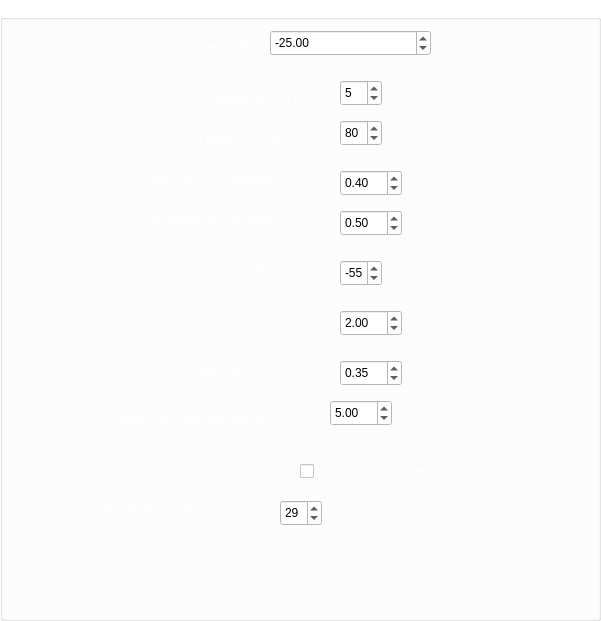
   <widget class="QGroupBox" name="groupBox_2">
    <property name="geometry">
     <rect>
      <x>770</x>
      <y>30</y>
      <width>601</width>
      <height>621</height>
     </rect>
    </property>
    <property name="palette">
     <palette>
      <active>
       <colorrole role="WindowText">
        <brush brushstyle="SolidPattern">
         <color alpha="255">
          <red>255</red>
          <green>255</green>
          <blue>255</blue>
         </color>
        </brush>
       </colorrole>
       <colorrole role="Button">
        <brush brushstyle="SolidPattern">
         <color alpha="255">
          <red>255</red>
          <green>255</green>
          <blue>255</blue>
         </color>
        </brush>
       </colorrole>
       <colorrole role="Light">
        <brush brushstyle="SolidPattern">
         <color alpha="255">
          <red>255</red>
          <green>255</green>
          <blue>255</blue>
         </color>
        </brush>
       </colorrole>
       <colorrole role="Midlight">
        <brush brushstyle="SolidPattern">
         <color alpha="255">
          <red>255</red>
          <green>255</green>
          <blue>255</blue>
         </color>
        </brush>
       </colorrole>
       <colorrole role="Dark">
        <brush brushstyle="SolidPattern">
         <color alpha="255">
          <red>127</red>
          <green>127</green>
          <blue>127</blue>
         </color>
        </brush>
       </colorrole>
       <colorrole role="Mid">
        <brush brushstyle="SolidPattern">
         <color alpha="255">
          <red>170</red>
          <green>170</green>
          <blue>170</blue>
         </color>
        </brush>
       </colorrole>
       <colorrole role="Text">
        <brush brushstyle="SolidPattern">
         <color alpha="255">
          <red>0</red>
          <green>0</green>
          <blue>0</blue>
         </color>
        </brush>
       </colorrole>
       <colorrole role="BrightText">
        <brush brushstyle="SolidPattern">
         <color alpha="255">
          <red>255</red>
          <green>255</green>
          <blue>255</blue>
         </color>
        </brush>
       </colorrole>
       <colorrole role="ButtonText">
        <brush brushstyle="SolidPattern">
         <color alpha="255">
          <red>0</red>
          <green>0</green>
          <blue>0</blue>
         </color>
        </brush>
       </colorrole>
       <colorrole role="Base">
        <brush brushstyle="SolidPattern">
         <color alpha="255">
          <red>255</red>
          <green>255</green>
          <blue>255</blue>
         </color>
        </brush>
       </colorrole>
       <colorrole role="Window">
        <brush brushstyle="SolidPattern">
         <color alpha="255">
          <red>255</red>
          <green>255</green>
          <blue>255</blue>
         </color>
        </brush>
       </colorrole>
       <colorrole role="Shadow">
        <brush brushstyle="SolidPattern">
         <color alpha="255">
          <red>0</red>
          <green>0</green>
          <blue>0</blue>
         </color>
        </brush>
       </colorrole>
       <colorrole role="AlternateBase">
        <brush brushstyle="SolidPattern">
         <color alpha="255">
          <red>255</red>
          <green>255</green>
          <blue>255</blue>
         </color>
        </brush>
       </colorrole>
       <colorrole role="ToolTipBase">
        <brush brushstyle="SolidPattern">
         <color alpha="255">
          <red>255</red>
          <green>255</green>
          <blue>220</blue>
         </color>
        </brush>
       </colorrole>
       <colorrole role="ToolTipText">
        <brush brushstyle="SolidPattern">
         <color alpha="255">
          <red>0</red>
          <green>0</green>
          <blue>0</blue>
         </color>
        </brush>
       </colorrole>
       <colorrole role="PlaceholderText">
        <brush brushstyle="SolidPattern">
         <color alpha="127">
          <red>0</red>
          <green>0</green>
          <blue>0</blue>
         </color>
        </brush>
       </colorrole>
       <colorrole role="Accent">
        <brush brushstyle="SolidPattern">
         <color alpha="255">
          <red>255</red>
          <green>255</green>
          <blue>255</blue>
         </color>
        </brush>
       </colorrole>
      </active>
      <inactive>
       <colorrole role="WindowText">
        <brush brushstyle="SolidPattern">
         <color alpha="255">
          <red>255</red>
          <green>255</green>
          <blue>255</blue>
         </color>
        </brush>
       </colorrole>
       <colorrole role="Button">
        <brush brushstyle="SolidPattern">
         <color alpha="255">
          <red>255</red>
          <green>255</green>
          <blue>255</blue>
         </color>
        </brush>
       </colorrole>
       <colorrole role="Light">
        <brush brushstyle="SolidPattern">
         <color alpha="255">
          <red>255</red>
          <green>255</green>
          <blue>255</blue>
         </color>
        </brush>
       </colorrole>
       <colorrole role="Midlight">
        <brush brushstyle="SolidPattern">
         <color alpha="255">
          <red>255</red>
          <green>255</green>
          <blue>255</blue>
         </color>
        </brush>
       </colorrole>
       <colorrole role="Dark">
        <brush brushstyle="SolidPattern">
         <color alpha="255">
          <red>127</red>
          <green>127</green>
          <blue>127</blue>
         </color>
        </brush>
       </colorrole>
       <colorrole role="Mid">
        <brush brushstyle="SolidPattern">
         <color alpha="255">
          <red>170</red>
          <green>170</green>
          <blue>170</blue>
         </color>
        </brush>
       </colorrole>
       <colorrole role="Text">
        <brush brushstyle="SolidPattern">
         <color alpha="255">
          <red>0</red>
          <green>0</green>
          <blue>0</blue>
         </color>
        </brush>
       </colorrole>
       <colorrole role="BrightText">
        <brush brushstyle="SolidPattern">
         <color alpha="255">
          <red>255</red>
          <green>255</green>
          <blue>255</blue>
         </color>
        </brush>
       </colorrole>
       <colorrole role="ButtonText">
        <brush brushstyle="SolidPattern">
         <color alpha="255">
          <red>0</red>
          <green>0</green>
          <blue>0</blue>
         </color>
        </brush>
       </colorrole>
       <colorrole role="Base">
        <brush brushstyle="SolidPattern">
         <color alpha="255">
          <red>255</red>
          <green>255</green>
          <blue>255</blue>
         </color>
        </brush>
       </colorrole>
       <colorrole role="Window">
        <brush brushstyle="SolidPattern">
         <color alpha="255">
          <red>255</red>
          <green>255</green>
          <blue>255</blue>
         </color>
        </brush>
       </colorrole>
       <colorrole role="Shadow">
        <brush brushstyle="SolidPattern">
         <color alpha="255">
          <red>0</red>
          <green>0</green>
          <blue>0</blue>
         </color>
        </brush>
       </colorrole>
       <colorrole role="AlternateBase">
        <brush brushstyle="SolidPattern">
         <color alpha="255">
          <red>255</red>
          <green>255</green>
          <blue>255</blue>
         </color>
        </brush>
       </colorrole>
       <colorrole role="ToolTipBase">
        <brush brushstyle="SolidPattern">
         <color alpha="255">
          <red>255</red>
          <green>255</green>
          <blue>220</blue>
         </color>
        </brush>
       </colorrole>
       <colorrole role="ToolTipText">
        <brush brushstyle="SolidPattern">
         <color alpha="255">
          <red>0</red>
          <green>0</green>
          <blue>0</blue>
         </color>
        </brush>
       </colorrole>
       <colorrole role="PlaceholderText">
        <brush brushstyle="SolidPattern">
         <color alpha="127">
          <red>0</red>
          <green>0</green>
          <blue>0</blue>
         </color>
        </brush>
       </colorrole>
       <colorrole role="Accent">
        <brush brushstyle="SolidPattern">
         <color alpha="255">
          <red>255</red>
          <green>255</green>
          <blue>255</blue>
         </color>
        </brush>
       </colorrole>
      </inactive>
      <disabled>
       <colorrole role="WindowText">
        <brush brushstyle="SolidPattern">
         <color alpha="255">
          <red>127</red>
          <green>127</green>
          <blue>127</blue>
         </color>
        </brush>
       </colorrole>
       <colorrole role="Button">
        <brush brushstyle="SolidPattern">
         <color alpha="255">
          <red>255</red>
          <green>255</green>
          <blue>255</blue>
         </color>
        </brush>
       </colorrole>
       <colorrole role="Light">
        <brush brushstyle="SolidPattern">
         <color alpha="255">
          <red>255</red>
          <green>255</green>
          <blue>255</blue>
         </color>
        </brush>
       </colorrole>
       <colorrole role="Midlight">
        <brush brushstyle="SolidPattern">
         <color alpha="255">
          <red>255</red>
          <green>255</green>
          <blue>255</blue>
         </color>
        </brush>
       </colorrole>
       <colorrole role="Dark">
        <brush brushstyle="SolidPattern">
         <color alpha="255">
          <red>127</red>
          <green>127</green>
          <blue>127</blue>
         </color>
        </brush>
       </colorrole>
       <colorrole role="Mid">
        <brush brushstyle="SolidPattern">
         <color alpha="255">
          <red>170</red>
          <green>170</green>
          <blue>170</blue>
         </color>
        </brush>
       </colorrole>
       <colorrole role="Text">
        <brush brushstyle="SolidPattern">
         <color alpha="255">
          <red>127</red>
          <green>127</green>
          <blue>127</blue>
         </color>
        </brush>
       </colorrole>
       <colorrole role="BrightText">
        <brush brushstyle="SolidPattern">
         <color alpha="255">
          <red>255</red>
          <green>255</green>
          <blue>255</blue>
         </color>
        </brush>
       </colorrole>
       <colorrole role="ButtonText">
        <brush brushstyle="SolidPattern">
         <color alpha="255">
          <red>127</red>
          <green>127</green>
          <blue>127</blue>
         </color>
        </brush>
       </colorrole>
       <colorrole role="Base">
        <brush brushstyle="SolidPattern">
         <color alpha="255">
          <red>255</red>
          <green>255</green>
          <blue>255</blue>
         </color>
        </brush>
       </colorrole>
       <colorrole role="Window">
        <brush brushstyle="SolidPattern">
         <color alpha="255">
          <red>255</red>
          <green>255</green>
          <blue>255</blue>
         </color>
        </brush>
       </colorrole>
       <colorrole role="Shadow">
        <brush brushstyle="SolidPattern">
         <color alpha="255">
          <red>0</red>
          <green>0</green>
          <blue>0</blue>
         </color>
        </brush>
       </colorrole>
       <colorrole role="AlternateBase">
        <brush brushstyle="SolidPattern">
         <color alpha="255">
          <red>255</red>
          <green>255</green>
          <blue>255</blue>
         </color>
        </brush>
       </colorrole>
       <colorrole role="ToolTipBase">
        <brush brushstyle="SolidPattern">
         <color alpha="255">
          <red>255</red>
          <green>255</green>
          <blue>220</blue>
         </color>
        </brush>
       </colorrole>
       <colorrole role="ToolTipText">
        <brush brushstyle="SolidPattern">
         <color alpha="255">
          <red>0</red>
          <green>0</green>
          <blue>0</blue>
         </color>
        </brush>
       </colorrole>
       <colorrole role="PlaceholderText">
        <brush brushstyle="SolidPattern">
         <color alpha="127">
          <red>127</red>
          <green>127</green>
          <blue>127</blue>
         </color>
        </brush>
       </colorrole>
       <colorrole role="Accent">
        <brush brushstyle="SolidPattern">
         <color alpha="255">
          <red>255</red>
          <green>255</green>
          <blue>255</blue>
         </color>
        </brush>
       </colorrole>
      </disabled>
     </palette>
    </property>
    <property name="title">
     <string>Параметры</string>
    </property>
    <widget class="QDoubleSpinBox" name="targetDbSpin">
     <property name="geometry">
      <rect>
       <x>270</x>
       <y>30</y>
       <width>161</width>
       <height>26</height>
      </rect>
     </property>
     <property name="palette">
      <palette>
       <active>
        <colorrole role="WindowText">
         <brush brushstyle="SolidPattern">
          <color alpha="255">
           <red>0</red>
           <green>0</green>
           <blue>0</blue>
          </color>
         </brush>
        </colorrole>
       </active>
       <inactive>
        <colorrole role="WindowText">
         <brush brushstyle="SolidPattern">
          <color alpha="255">
           <red>0</red>
           <green>0</green>
           <blue>0</blue>
          </color>
         </brush>
        </colorrole>
       </inactive>
       <disabled/>
      </palette>
     </property>
     <property name="specialValueText">
      <string>Целевой уровень (dB)</string>
     </property>
     <property name="minimum">
      <double>-90.000000000000000</double>
     </property>
     <property name="maximum">
      <double>0.000000000000000</double>
     </property>
     <property name="singleStep">
      <double>0.500000000000000</double>
     </property>
     <property name="value">
      <double>-25.000000000000000</double>
     </property>
    </widget>
    <widget class="QSpinBox" name="volMinSpin">
     <property name="geometry">
      <rect>
       <x>340</x>
       <y>80</y>
       <width>42</width>
       <height>26</height>
      </rect>
     </property>
     <property name="palette">
      <palette>
       <active>
        <colorrole role="WindowText">
         <brush brushstyle="SolidPattern">
          <color alpha="255">
           <red>0</red>
           <green>0</green>
           <blue>0</blue>
          </color>
         </brush>
        </colorrole>
       </active>
       <inactive>
        <colorrole role="WindowText">
         <brush brushstyle="SolidPattern">
          <color alpha="255">
           <red>0</red>
           <green>0</green>
           <blue>0</blue>
          </color>
         </brush>
        </colorrole>
       </inactive>
       <disabled/>
      </palette>
     </property>
     <property name="maximum">
      <number>100</number>
     </property>
     <property name="value">
      <number>5</number>
     </property>
    </widget>
    <widget class="QSpinBox" name="volMaxSpin">
     <property name="geometry">
      <rect>
       <x>340</x>
       <y>120</y>
       <width>42</width>
       <height>26</height>
      </rect>
     </property>
     <property name="palette">
      <palette>
       <active>
        <colorrole role="WindowText">
         <brush brushstyle="SolidPattern">
          <color alpha="255">
           <red>0</red>
           <green>0</green>
           <blue>0</blue>
          </color>
         </brush>
        </colorrole>
       </active>
       <inactive>
        <colorrole role="WindowText">
         <brush brushstyle="SolidPattern">
          <color alpha="255">
           <red>0</red>
           <green>0</green>
           <blue>0</blue>
          </color>
         </brush>
        </colorrole>
       </inactive>
       <disabled/>
      </palette>
     </property>
     <property name="maximum">
      <number>100</number>
     </property>
     <property name="value">
      <number>80</number>
     </property>
    </widget>
    <widget class="QDoubleSpinBox" name="sampleDurationSpin">
     <property name="geometry">
      <rect>
       <x>340</x>
       <y>170</y>
       <width>62</width>
       <height>26</height>
      </rect>
     </property>
     <property name="palette">
      <palette>
       <active>
        <colorrole role="WindowText">
         <brush brushstyle="SolidPattern">
          <color alpha="255">
           <red>0</red>
           <green>0</green>
           <blue>0</blue>
          </color>
         </brush>
        </colorrole>
       </active>
       <inactive>
        <colorrole role="WindowText">
         <brush brushstyle="SolidPattern">
          <color alpha="255">
           <red>0</red>
           <green>0</green>
           <blue>0</blue>
          </color>
         </brush>
        </colorrole>
       </inactive>
       <disabled/>
      </palette>
     </property>
     <property name="minimum">
      <double>0.100000000000000</double>
     </property>
     <property name="maximum">
      <double>2.000000000000000</double>
     </property>
     <property name="singleStep">
      <double>0.100000000000000</double>
     </property>
     <property name="value">
      <double>0.400000000000000</double>
     </property>
    </widget>
    <widget class="QDoubleSpinBox" name="updateIntervalSpin">
     <property name="geometry">
      <rect>
       <x>340</x>
       <y>210</y>
       <width>62</width>
       <height>26</height>
      </rect>
     </property>
     <property name="palette">
      <palette>
       <active>
        <colorrole role="WindowText">
         <brush brushstyle="SolidPattern">
          <color alpha="255">
           <red>0</red>
           <green>0</green>
           <blue>0</blue>
          </color>
         </brush>
        </colorrole>
       </active>
       <inactive>
        <colorrole role="WindowText">
         <brush brushstyle="SolidPattern">
          <color alpha="255">
           <red>0</red>
           <green>0</green>
           <blue>0</blue>
          </color>
         </brush>
        </colorrole>
       </inactive>
       <disabled/>
      </palette>
     </property>
     <property name="minimum">
      <double>0.100000000000000</double>
     </property>
     <property name="maximum">
      <double>5.000000000000000</double>
     </property>
     <property name="singleStep">
      <double>0.100000000000000</double>
     </property>
     <property name="value">
      <double>0.500000000000000</double>
     </property>
    </widget>
    <widget class="QSpinBox" name="silenceDbSpin">
     <property name="geometry">
      <rect>
       <x>340</x>
       <y>260</y>
       <width>42</width>
       <height>26</height>
      </rect>
     </property>
     <property name="palette">
      <palette>
       <active>
        <colorrole role="WindowText">
         <brush brushstyle="SolidPattern">
          <color alpha="255">
           <red>0</red>
           <green>0</green>
           <blue>0</blue>
          </color>
         </brush>
        </colorrole>
       </active>
       <inactive>
        <colorrole role="WindowText">
         <brush brushstyle="SolidPattern">
          <color alpha="255">
           <red>0</red>
           <green>0</green>
           <blue>0</blue>
          </color>
         </brush>
        </colorrole>
       </inactive>
       <disabled/>
      </palette>
     </property>
     <property name="minimum">
      <number>-90</number>
     </property>
     <property name="maximum">
      <number>0</number>
     </property>
     <property name="value">
      <number>-55</number>
     </property>
    </widget>
    <widget class="QDoubleSpinBox" name="maxStepSpin">
     <property name="geometry">
      <rect>
       <x>340</x>
       <y>310</y>
       <width>62</width>
       <height>26</height>
      </rect>
     </property>
     <property name="palette">
      <palette>
       <active>
        <colorrole role="WindowText">
         <brush brushstyle="SolidPattern">
          <color alpha="255">
           <red>0</red>
           <green>0</green>
           <blue>0</blue>
          </color>
         </brush>
        </colorrole>
       </active>
       <inactive>
        <colorrole role="WindowText">
         <brush brushstyle="SolidPattern">
          <color alpha="255">
           <red>0</red>
           <green>0</green>
           <blue>0</blue>
          </color>
         </brush>
        </colorrole>
       </inactive>
       <disabled/>
      </palette>
     </property>
     <property name="minimum">
      <double>0.100000000000000</double>
     </property>
     <property name="maximum">
      <double>20.000000000000000</double>
     </property>
     <property name="singleStep">
      <double>0.500000000000000</double>
     </property>
     <property name="value">
      <double>2.000000000000000</double>
     </property>
    </widget>
    <widget class="QDoubleSpinBox" name="smoothingSpin">
     <property name="geometry">
      <rect>
       <x>340</x>
       <y>360</y>
       <width>62</width>
       <height>26</height>
      </rect>
     </property>
     <property name="palette">
      <palette>
       <active>
        <colorrole role="WindowText">
         <brush brushstyle="SolidPattern">
          <color alpha="255">
           <red>0</red>
           <green>0</green>
           <blue>0</blue>
          </color>
         </brush>
        </colorrole>
       </active>
       <inactive>
        <colorrole role="WindowText">
         <brush brushstyle="SolidPattern">
          <color alpha="255">
           <red>0</red>
           <green>0</green>
           <blue>0</blue>
          </color>
         </brush>
        </colorrole>
       </inactive>
       <disabled/>
      </palette>
     </property>
     <property name="minimum">
      <double>0.010000000000000</double>
     </property>
     <property name="maximum">
      <double>1.000000000000000</double>
     </property>
     <property name="singleStep">
      <double>0.050000000000000</double>
     </property>
     <property name="value">
      <double>0.350000000000000</double>
     </property>
    </widget>
    <widget class="QDoubleSpinBox" name="manualDeltaSpin">
     <property name="geometry">
      <rect>
       <x>330</x>
       <y>400</y>
       <width>62</width>
       <height>26</height>
      </rect>
     </property>
     <property name="palette">
      <palette>
       <active>
        <colorrole role="WindowText">
         <brush brushstyle="SolidPattern">
          <color alpha="255">
           <red>0</red>
           <green>0</green>
           <blue>0</blue>
          </color>
         </brush>
        </colorrole>
       </active>
       <inactive>
        <colorrole role="WindowText">
         <brush brushstyle="SolidPattern">
          <color alpha="255">
           <red>0</red>
           <green>0</green>
           <blue>0</blue>
          </color>
         </brush>
        </colorrole>
       </inactive>
       <disabled/>
      </palette>
     </property>
     <property name="minimum">
      <double>1.000000000000000</double>
     </property>
     <property name="maximum">
      <double>50.000000000000000</double>
     </property>
     <property name="value">
      <double>5.000000000000000</double>
     </property>
    </widget>
    <widget class="QLabel" name="label">
     <property name="geometry">
      <rect>
       <x>130</x>
       <y>37</y>
       <width>141</width>
       <height>20</height>
      </rect>
     </property>
     <property name="text">
      <string>Целевой уровень (dB)</string>
     </property>
    </widget>
    <widget class="QLabel" name="label_5">
     <property name="geometry">
      <rect>
       <x>210</x>
       <y>90</y>
       <width>121</width>
       <height>17</height>
      </rect>
     </property>
     <property name="text">
      <string>Громкость min (%)</string>
     </property>
    </widget>
    <widget class="QLabel" name="label_6">
     <property name="geometry">
      <rect>
       <x>200</x>
       <y>130</y>
       <width>121</width>
       <height>17</height>
      </rect>
     </property>
     <property name="text">
      <string>Громкость max (%)</string>
     </property>
    </widget>
    <widget class="QLabel" name="label_7">
     <property name="geometry">
      <rect>
       <x>150</x>
       <y>170</y>
       <width>171</width>
       <height>20</height>
      </rect>
     </property>
     <property name="text">
      <string>Длительность замера (с)</string>
     </property>
    </widget>
    <widget class="QLabel" name="label_8">
     <property name="geometry">
      <rect>
       <x>150</x>
       <y>210</y>
       <width>171</width>
       <height>20</height>
      </rect>
     </property>
     <property name="text">
      <string>Интервал обновления (с)</string>
     </property>
    </widget>
    <widget class="QLabel" name="label_9">
     <property name="geometry">
      <rect>
       <x>163</x>
       <y>260</y>
       <width>131</width>
       <height>20</height>
      </rect>
     </property>
     <property name="text">
      <string>Порог тишины (dB)</string>
     </property>
    </widget>
    <widget class="QLabel" name="label_10">
     <property name="geometry">
      <rect>
       <x>153</x>
       <y>310</y>
       <width>141</width>
       <height>20</height>
      </rect>
     </property>
     <property name="text">
      <string>Макс шаг за тик (%)</string>
     </property>
    </widget>
    <widget class="QLabel" name="label_11">
     <property name="geometry">
      <rect>
       <x>180</x>
       <y>360</y>
       <width>121</width>
       <height>20</height>
      </rect>
     </property>
     <property name="text">
      <string>Сглаживание (0…1)</string>
     </property>
    </widget>
    <widget class="QLabel" name="label_12">
     <property name="geometry">
      <rect>
       <x>120</x>
       <y>410</y>
       <width>201</width>
       <height>20</height>
      </rect>
     </property>
     <property name="text">
      <string>Дельта ручной подстройки (%)</string>
     </property>
    </widget>
    <widget class="QLabel" name="label_18">
     <property name="geometry">
      <rect>
       <x>100</x>
       <y>500</y>
       <width>161</width>
       <height>17</height>
      </rect>
     </property>
     <property name="text">
      <string>Желаемая громкость (%)</string>
     </property>
    </widget>
    <widget class="QCheckBox" name="lockVolumeCheck">
     <property name="geometry">
      <rect>
       <x>300</x>
       <y>460</y>
       <width>211</width>
       <height>22</height>
      </rect>
     </property>
     <property name="text">
      <string>Фиксировать громкость</string>
     </property>
    </widget>
    <widget class="QSpinBox" name="lockVolumeSpin">
     <property name="geometry">
      <rect>
       <x>280</x>
       <y>500</y>
       <width>42</width>
       <height>26</height>
      </rect>
     </property>
     <property name="palette">
      <palette>
       <active>
        <colorrole role="WindowText">
         <brush brushstyle="SolidPattern">
          <color alpha="255">
           <red>0</red>
           <green>0</green>
           <blue>0</blue>
          </color>
         </brush>
        </colorrole>
       </active>
       <inactive>
        <colorrole role="WindowText">
         <brush brushstyle="SolidPattern">
          <color alpha="255">
           <red>0</red>
           <green>0</green>
           <blue>0</blue>
          </color>
         </brush>
        </colorrole>
       </inactive>
       <disabled/>
      </palette>
     </property>
     <property name="maximum">
      <number>100</number>
     </property>
     <property name="singleStep">
      <number>1</number>
     </property>
     <property name="value">
      <number>29</number>
     </property>
    </widget>
   </widget>
